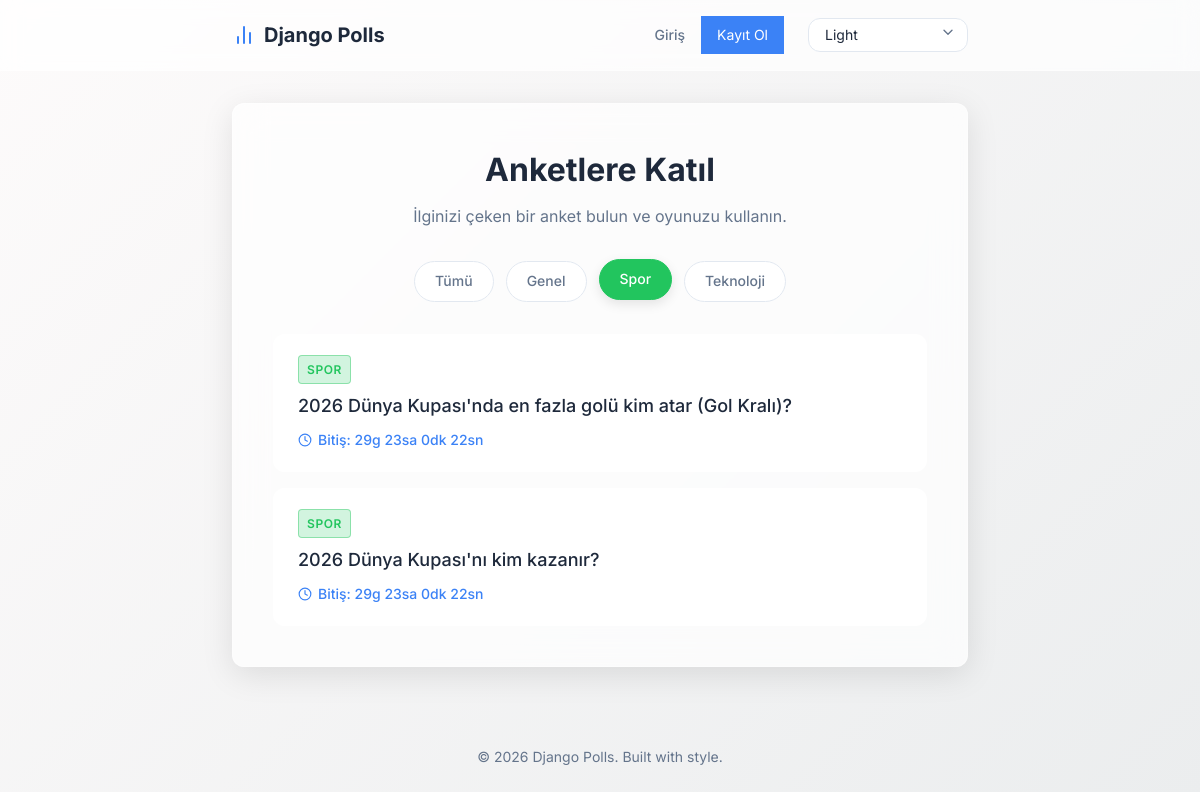
Screenshot of /polls/?category=2 with the database file from the repository.
### polls/models.py (models this page shows, shortened)
class Category(models.Model):
    name = models.CharField(max_length=100)
    color = models.CharField(max_length=50, default="#3b82f6")

class Question(models.Model):
    category = models.ForeignKey(Category, on_delete=models.SET_NULL, null=True, blank=True)
    question_text = models.CharField(max_length=200)
    pub_date = models.DateTimeField("date published")
    end_date = models.DateTimeField("date ends", null=True, blank=True)

### polls/views.py (the view)
# urls.py: path("", views.IndexView.as_view(), name="index"),
class IndexView(generic.ListView):
    template_name = "polls/index.html"
    context_object_name = "latest_question_list"
    def get_queryset(self):
        category_id = self.request.GET.get('category')
        qs = Question.objects.filter(pub_date__lte=timezone.now()).order_by("-pub_date")
        if category_id:
            qs = qs.filter(category_id=category_id)
        return qs
    def get_context_data(self, **kwargs):
        context = super().get_context_data(**kwargs)
        context['categories'] = Category.objects.all()
        context['selected_category'] = self.request.GET.get('category')
        return context

### polls/templates/polls/index.html (shortened to what this page needs)
{% extends "polls/base.html" %}
{% block content %}
<div class="page-header">
    <h1>Anketlere Katıl</h1>
    <p class="subtitle">İlginizi çeken bir anket bulun ve oyunuzu kullanın.</p>
</div>
<div class="categories-filter">
    <a href="{% url 'polls:index' %}" class="category-pill {% if not selected_category %}active{% endif %}">Tümü</a>
    {% for cat in categories %}
    <a href="{% url 'polls:index' %}?category={{ cat.id }}" class="category-pill {% if selected_category == cat.id|stringformat:'s' %}active{% endif %}" style="--cat-color: {{ cat.color }};">
        {{ cat.name }}
    </a>
    {% endfor %}
</div>
{% if latest_question_list %}
    <ul class="poll-list">
    {% for question in latest_question_list %}
        <li class="poll-item">
            <a href="{% url 'polls:detail' question.id %}" class="poll-link">
                <div class="poll-content">
                    <div class="poll-infos">
                        {% if question.category %}
                            <span class="poll-badge" style="background-color: {{ question.category.color }}33; color: {{ question.category.color }}; border: 1px solid {{ question.category.color }}66;">
                                {{ question.category.name }}
                            </span>
                        {% endif %}
                        <h3>{{ question.question_text }}</h3>
                        {% if question.end_date %}
                            <p class="poll-timer" data-endtime="{{ question.end_date|date:'c' }}">
                                <svg xmlns="http://www.w3.org/2000/svg" width="14" height="14" viewBox="0 0 24 24" fill="none" stroke="currentColor" stroke-width="2" stroke-linecap="round" stroke-linejoin="round"><circle cx="12" cy="12" r="10"></circle><polyline points="12 6 12 12 16 14"></polyline></svg>
                                <span class="time-left">Hesaplanıyor...</span>
                            </p>
                        {% endif %}
                    </div>
                </div>
            </a>
        </li>
    {% endfor %}
    </ul>
{% endif %}
{% endblock %}

### polls/static/polls/style.css (style rules this page uses)
:root { --transition-speed: 0.3s; --border-radius: 12px; --box-shadow: 0 8px 32px 0 rgba(0, 0, 0, 0.1); }
:root[data-theme="light"] { --bg-primary: #f0f4f8; --bg-secondary: #ffffff; --text-primary: #1e293b; --text-secondary: #64748b; --accent-primary: #3b82f6; --accent-hover: #2563eb; --border-color: #e2e8f0; --gradient-bg: linear-gradient(135deg, #fdfbfb 0%, #ebedee 100%); --glass-bg: rgba(255, 255, 255, 0.7); --glass-border: rgba(255, 255, 255, 0.3); }
* { box-sizing: border-box; margin: 0; padding: 0; }
body { font-family: 'Inter', sans-serif; background: var(--bg-primary); background-image: var(--gradient-bg); color: var(--text-primary); min-height: 100vh; display: flex; flex-direction: column; transition: background var(--transition-speed) ease, color var(--transition-speed) ease; line-height: 1.6; }
a { text-decoration: none; color: var(--accent-primary); transition: color 0.2s ease; }
.page-header { margin-bottom: 2rem; text-align: center; }
.page-header h1 { font-size: 2rem; font-weight: 700; margin-bottom: 0.5rem; color: var(--text-primary); }
.page-header .subtitle { color: var(--text-secondary); font-size: 1rem; }
.poll-list { list-style: none; display: flex; flex-direction: column; gap: 1rem; }
.poll-item { background-color: var(--bg-secondary); border-radius: var(--border-radius); border: 1px solid transparent; transition: all 0.2s ease; }
.poll-link { display: block; padding: 1.25rem 1.5rem; color: var(--text-primary); }
.poll-content { display: flex; justify-content: space-between; align-items: center; }
.poll-content h3 { font-size: 1.125rem; font-weight: 500; margin: 0; }
.categories-filter { display: flex; gap: 0.75rem; margin-bottom: 2rem; flex-wrap: wrap; justify-content: center; }
.category-pill { padding: 0.5rem 1.25rem; border-radius: 9999px; background-color: var(--bg-secondary); border: 1px solid var(--border-color); color: var(--text-secondary); font-weight: 500; font-size: 0.875rem; transition: all 0.2s ease; }
.category-pill:hover, .category-pill.active { background-color: var(--cat-color, var(--accent-primary)); color: #ffffff; border-color: var(--cat-color, var(--accent-primary)); transform: translateY(-2px); box-shadow: 0 4px 12px rgba(0,0,0,0.1); }
.poll-infos { display: flex; flex-direction: column; gap: 0.5rem; }
.poll-badge { align-self: flex-start; padding: 0.25rem 0.5rem; border-radius: 4px; font-size: 0.75rem; font-weight: 600; text-transform: uppercase; letter-spacing: 0.05em; }
.poll-timer { display: flex; align-items: center; gap: 0.375rem; font-size: 0.875rem; font-weight: 500; color: var(--accent-primary); }

### rows the page displays
Category: name "Genel"
Category: name "Spor"
Category: name "Teknoloji"
Question: category.name "SPOR", question_text "2026 Dünya Kupası'nda en fazla golü kim atar (Gol Kralı)?"
Question: category.name "SPOR", question_text "2026 Dünya Kupası'nı kim kazanır?"
